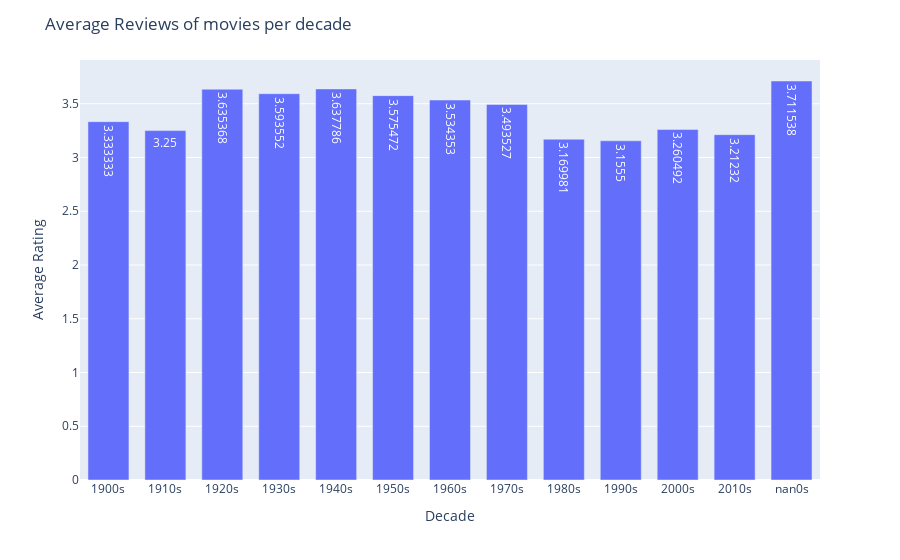

The cell this chart's notebook holds for it:
### Code cell
df_temp = movies.groupby('decade').mean(numeric_only=True)

fig = px.bar(df_temp, y='avg_rating', text_auto=True)

fig.update_layout(
    title_text='Average Reviews of movies per decade', # title of plot
    xaxis_title_text='Decade', # xaxis label
    yaxis_title_text='Average Rating', # yaxis label
    bargap=0.2, # gap between bars of adjacent location coordinates
    bargroupgap=0.1, # gap between bars of the same location coordinates
)

fig.show()

### Figure 1 — Plotly figure (JSON) as saved in the notebook; plotly's stock layout.template omitted (floating-point values rounded to 4 significant figures)
{"data": [{"alignmentgroup": "True", "hovertemplate": "decade=%{x}<br>avg_rating=%{y}<extra></extra>", "legendgroup": "", "marker": {"color": "#636efa", "pattern": {"shape": ""}}, "name": "", "offsetgroup": "", "orientation": "v", "showlegend": false, "textposition": "auto", "texttemplate": "%{y}", "type": "bar", "x": ["1900s", "1910s", "1920s", "1930s", "1940s", "1950s", "1960s", "1970s", "1980s", "1990s", "2000s", "2010s", "nan0s"], "xaxis": "x", "y": [3.333, 3.25, 3.635, 3.594, 3.638, 3.575, 3.534, 3.494, 3.17, 3.155, 3.26, 3.212, 3.712], "yaxis": "y"}], "layout": {"bargap": 0.2, "bargroupgap": 0.1, "barmode": "relative", "legend": {"tracegroupgap": 0}, "margin": {"t": 60}, "title": {"text": "Average Reviews of movies per decade"}, "xaxis": {"anchor": "y", "domain": [0, 1], "title": {"text": "Decade"}}, "yaxis": {"anchor": "x", "domain": [0, 1], "title": {"text": "Average Rating"}}}}
